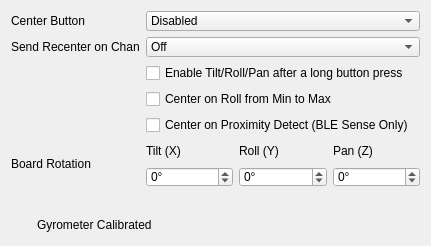
            <widget class="QWidget" name="tabGeneral">
             <attribute name="title">
              <string>General</string>
             </attribute>
             <layout class="QGridLayout" name="gridLayout_12">
              <item row="11" column="0" colspan="3">
               <layout class="QHBoxLayout" name="horizontalLayout_12">
                <item>
                 <widget class="Led" name="gyroLed" native="true">
                  <property name="sizePolicy">
                   <sizepolicy hsizetype="Fixed" vsizetype="Fixed">
                    <horstretch>0</horstretch>
                    <verstretch>0</verstretch>
                   </sizepolicy>
                  </property>
                  <property name="minimumSize">
                   <size>
                    <width>20</width>
                    <height>20</height>
                   </size>
                  </property>
                  <property name="maximumSize">
                   <size>
                    <width>20</width>
                    <height>20</height>
                   </size>
                  </property>
                  <layout class="QHBoxLayout" name="horizontalLayout_4"/>
                 </widget>
                </item>
                <item>
                 <widget class="QLabel" name="lblGyroCal">
                  <property name="minimumSize">
                   <size>
                    <width>0</width>
                    <height>20</height>
                   </size>
                  </property>
                  <property name="maximumSize">
                   <size>
                    <width>16777215</width>
                    <height>20</height>
                   </size>
                  </property>
                  <property name="toolTip">
                   <string>&lt;html&gt;&lt;head/&gt;&lt;body&gt;&lt;p&gt;&lt;span style=&quot; font-size:10pt; font-weight:700;&quot;&gt;To Calibrate the Gyro,&lt;/span&gt;&lt;br/&gt;Place the board on a stable surface and do not touch it for 2 seconds. Do this after every power up.&lt;/p&gt;&lt;/body&gt;&lt;/html&gt;</string>
                  </property>
                  <property name="text">
                   <string>Gyrometer Calibrated</string>
                  </property>
                 </widget>
                </item>
               </layout>
              </item>
              <item row="1" column="0">
               <widget class="QLabel" name="alertSignal">
                <property name="sizePolicy">
                 <sizepolicy hsizetype="Maximum" vsizetype="Preferred">
                  <horstretch>0</horstretch>
                  <verstretch>0</verstretch>
                 </sizepolicy>
                </property>
                <property name="minimumSize">
                 <size>
                  <width>0</width>
                  <height>20</height>
                 </size>
                </property>
                <property name="maximumSize">
                 <size>
                  <width>16777215</width>
                  <height>20</height>
                 </size>
                </property>
                <property name="text">
                 <string>Send Recenter on Chan</string>
                </property>
               </widget>
              </item>
              <item row="5" column="0">
               <widget class="QLabel" name="label_15">
                <property name="sizePolicy">
                 <sizepolicy hsizetype="Maximum" vsizetype="Preferred">
                  <horstretch>0</horstretch>
                  <verstretch>0</verstretch>
                 </sizepolicy>
                </property>
                <property name="minimumSize">
                 <size>
                  <width>0</width>
                  <height>40</height>
                 </size>
                </property>
                <property name="maximumSize">
                 <size>
                  <width>16777215</width>
                  <height>40</height>
                 </size>
                </property>
                <property name="text">
                 <string>Board Rotation</string>
                </property>
               </widget>
              </item>
              <item row="3" column="1">
               <widget class="QCheckBox" name="chkRstOnTlt">
                <property name="minimumSize">
                 <size>
                  <width>0</width>
                  <height>20</height>
                 </size>
                </property>
                <property name="maximumSize">
                 <size>
                  <width>16777215</width>
                  <height>20</height>
                 </size>
                </property>
                <property name="toolTip">
                 <string>&lt;html&gt;&lt;head/&gt;&lt;body&gt;&lt;p&gt;Allows you to recenter using roll output. Set your gain on roll below so that you can hit the minimum and maximum easily. When you roll back and forth from min to maxium will cause a Reset Center after a delay&lt;/p&gt;&lt;/body&gt;&lt;/html&gt;</string>
                </property>
                <property name="text">
                 <string>Center on Roll from Min to Max</string>
                </property>
               </widget>
              </item>
              <item row="9" column="0" colspan="3">
               <spacer name="verticalSpacer_6">
                <property name="orientation">
                 <enum>Qt::Orientation::Vertical</enum>
                </property>
                <property name="sizeHint" stdset="0">
                 <size>
                  <width>20</width>
                  <height>20</height>
                 </size>
                </property>
               </spacer>
              </item>
              <item row="0" column="1" colspan="2">
               <widget class="QComboBox" name="cmbButtonPin">
                <property name="sizePolicy">
                 <sizepolicy hsizetype="Preferred" vsizetype="Fixed">
                  <horstretch>0</horstretch>
                  <verstretch>20</verstretch>
                 </sizepolicy>
                </property>
                <property name="minimumSize">
                 <size>
                  <width>0</width>
                  <height>20</height>
                 </size>
                </property>
                <property name="toolTip">
                 <string>&lt;html&gt;&lt;head/&gt;&lt;body&gt;&lt;p&gt;Choose the pin you want to wire your center button to here&lt;/p&gt;&lt;/body&gt;&lt;/html&gt;</string>
                </property>
                <item>
                 <property name="text">
                  <string>Disabled</string>
                 </property>
                </item>
                <item>
                 <property name="text">
                  <string>D2</string>
                 </property>
                </item>
                <item>
                 <property name="text">
                  <string>D3</string>
                 </property>
                </item>
                <item>
                 <property name="text">
                  <string>D4</string>
                 </property>
                </item>
                <item>
                 <property name="text">
                  <string>D5</string>
                 </property>
                </item>
                <item>
                 <property name="text">
                  <string>D6</string>
                 </property>
                </item>
                <item>
                 <property name="text">
                  <string>D7</string>
                 </property>
                </item>
                <item>
                 <property name="text">
                  <string>D8</string>
                 </property>
                </item>
                <item>
                 <property name="text">
                  <string>D9</string>
                 </property>
                </item>
                <item>
                 <property name="text">
                  <string>D10</string>
                 </property>
                </item>
                <item>
                 <property name="text">
                  <string>D11</string>
                 </property>
                </item>
                <item>
                 <property name="text">
                  <string>D12</string>
                 </property>
                </item>
               </widget>
              </item>
              <item row="2" column="1">
               <widget class="QCheckBox" name="chkLngBttnPress">
                <property name="minimumSize">
                 <size>
                  <width>0</width>
                  <height>20</height>
                 </size>
                </property>
                <property name="maximumSize">
                 <size>
                  <width>16777215</width>
                  <height>20</height>
                 </size>
                </property>
                <property name="toolTip">
                 <string>&lt;html&gt;&lt;head/&gt;&lt;body&gt;&lt;p&gt;This function allows you to enable the tilt/roll/pan outputs after a long press of the reset button. Another long press will disable the output&lt;/p&gt;&lt;/body&gt;&lt;/html&gt;</string>
                </property>
                <property name="text">
                 <string>Enable Tilt/Roll/Pan after a long button press</string>
                </property>
               </widget>
              </item>
              <item row="0" column="0">
               <widget class="QLabel" name="lblButtonPin">
                <property name="sizePolicy">
                 <sizepolicy hsizetype="Maximum" vsizetype="Preferred">
                  <horstretch>0</horstretch>
                  <verstretch>0</verstretch>
                 </sizepolicy>
                </property>
                <property name="minimumSize">
                 <size>
                  <width>0</width>
                  <height>20</height>
                 </size>
                </property>
                <property name="maximumSize">
                 <size>
                  <width>16777215</width>
                  <height>20</height>
                 </size>
                </property>
                <property name="text">
                 <string>Center Button</string>
                </property>
               </widget>
              </item>
              <item row="1" column="1" colspan="2">
               <widget class="QComboBox" name="cmbalertchn">
                <property name="minimumSize">
                 <size>
                  <width>0</width>
                  <height>20</height>
                 </size>
                </property>
                <property name="maximumSize">
                 <size>
                  <width>16777215</width>
                  <height>20</height>
                 </size>
                </property>
                <property name="toolTip">
                 <string>&lt;html&gt;&lt;head/&gt;&lt;body&gt;&lt;p&gt;When center is pressed this will pulse this channel. Used to notify your radio when centered.&lt;/p&gt;&lt;/body&gt;&lt;/html&gt;</string>
                </property>
                <item>
                 <property name="text">
                  <string>Off</string>
                 </property>
                </item>
                <item>
                 <property name="text">
                  <string>1</string>
                 </property>
                </item>
                <item>
                 <property name="text">
                  <string>2</string>
                 </property>
                </item>
                <item>
                 <property name="text">
                  <string>3</string>
                 </property>
                </item>
                <item>
                 <property name="text">
                  <string>4</string>
                 </property>
                </item>
                <item>
                 <property name="text">
                  <string>5</string>
                 </property>
                </item>
                <item>
                 <property name="text">
                  <string>6</string>
                 </property>
                </item>
                <item>
                 <property name="text">
                  <string>7</string>
                 </property>
                </item>
                <item>
                 <property name="text">
                  <string>8</string>
                 </property>
                </item>
                <item>
                 <property name="text">
                  <string>9</string>
                 </property>
                </item>
                <item>
                 <property name="text">
                  <string>10</string>
                 </property>
                </item>
                <item>
                 <property name="text">
                  <string>11</string>
                 </property>
                </item>
                <item>
                 <property name="text">
                  <string>12</string>
                 </property>
                </item>
                <item>
                 <property name="text">
                  <string>13</string>
                 </property>
                </item>
                <item>
                 <property name="text">
                  <string>14</string>
                 </property>
                </item>
                <item>
                 <property name="text">
                  <string>15</string>
                 </property>
                </item>
                <item>
                 <property name="text">
                  <string>16</string>
                 </property>
                </item>
               </widget>
              </item>
              <item row="4" column="1">
               <widget class="QCheckBox" name="chkResetCenterWave">
                <property name="minimumSize">
                 <size>
                  <width>0</width>
                  <height>20</height>
                 </size>
                </property>
                <property name="maximumSize">
                 <size>
                  <width>16777215</width>
                  <height>20</height>
                 </size>
                </property>
                <property name="toolTip">
                 <string>&lt;html&gt;&lt;head/&gt;&lt;body&gt;&lt;p&gt;Sets the output channel you want tilt on&lt;/p&gt;&lt;/body&gt;&lt;/html&gt;</string>
                </property>
                <property name="text">
                 <string>Center on Proximity Detect (BLE Sense Only)</string>
                </property>
               </widget>
              </item>
              <item row="5" column="1" colspan="2">
               <layout class="QGridLayout" name="gridLayout_7">
                <item row="2" column="0">
                 <widget class="QLabel" name="label_45">
                  <property name="minimumSize">
                   <size>
                    <width>0</width>
                    <height>20</height>
                   </size>
                  </property>
                  <property name="maximumSize">
                   <size>
                    <width>16777215</width>
                    <height>20</height>
                   </size>
                  </property>
                  <property name="toolTip">
                   <string>&lt;html&gt;&lt;head/&gt;&lt;body&gt;&lt;p&gt;Please see the video online &lt;span style=&quot; font-weight:700;&quot;&gt;Help-&amp;gt;Online Help -&amp;gt; GUI Setup -&amp;gt; General&lt;/span&gt; for an explanation&lt;/p&gt;&lt;/body&gt;&lt;/html&gt;</string>
                  </property>
                  <property name="text">
                   <string>Tilt (X)</string>
                  </property>
                 </widget>
                </item>
                <item row="3" column="2">
                 <widget class="QSpinBox" name="spnRotZ">
                  <property name="minimumSize">
                   <size>
                    <width>0</width>
                    <height>20</height>
                   </size>
                  </property>
                  <property name="maximumSize">
                   <size>
                    <width>16777215</width>
                    <height>20</height>
                   </size>
                  </property>
                  <property name="toolTip">
                   <string>&lt;html&gt;&lt;head/&gt;&lt;body&gt;&lt;p&gt;Please see the video online &lt;span style=&quot; font-weight:700;&quot;&gt;Help-&amp;gt;Online Help -&amp;gt; GUI Setup -&amp;gt; General&lt;/span&gt; for an explanation&lt;/p&gt;&lt;/body&gt;&lt;/html&gt;</string>
                  </property>
                  <property name="suffix">
                   <string>°</string>
                  </property>
                  <property name="minimum">
                   <number>-360</number>
                  </property>
                  <property name="maximum">
                   <number>360</number>
                  </property>
                 </widget>
                </item>
                <item row="3" column="1">
                 <widget class="QSpinBox" name="spnRotY">
                  <property name="minimumSize">
                   <size>
                    <width>0</width>
                    <height>20</height>
                   </size>
                  </property>
                  <property name="maximumSize">
                   <size>
                    <width>16777215</width>
                    <height>20</height>
                   </size>
                  </property>
                  <property name="toolTip">
                   <string>&lt;html&gt;&lt;head/&gt;&lt;body&gt;&lt;p&gt;Please see the video online &lt;span style=&quot; font-weight:700;&quot;&gt;Help-&amp;gt;Online Help -&amp;gt; GUI Setup -&amp;gt; General&lt;/span&gt; for an explanation&lt;/p&gt;&lt;/body&gt;&lt;/html&gt;</string>
                  </property>
                  <property name="suffix">
                   <string>°</string>
                  </property>
                  <property name="minimum">
                   <number>-360</number>
                  </property>
                  <property name="maximum">
                   <number>360</number>
                  </property>
                 </widget>
                </item>
                <item row="2" column="2">
                 <widget class="QLabel" name="label_47">
                  <property name="minimumSize">
                   <size>
                    <width>0</width>
                    <height>20</height>
                   </size>
                  </property>
                  <property name="maximumSize">
                   <size>
                    <width>16777215</width>
                    <height>20</height>
                   </size>
                  </property>
                  <property name="toolTip">
                   <string>&lt;html&gt;&lt;head/&gt;&lt;body&gt;&lt;p&gt;Please see the video online &lt;span style=&quot; font-weight:700;&quot;&gt;Help-&amp;gt;Online Help -&amp;gt; GUI Setup -&amp;gt; General&lt;/span&gt; for an explanation&lt;/p&gt;&lt;/body&gt;&lt;/html&gt;</string>
                  </property>
                  <property name="text">
                   <string>Pan (Z)</string>
                  </property>
                 </widget>
                </item>
                <item row="3" column="0">
                 <widget class="QSpinBox" name="spnRotX">
                  <property name="minimumSize">
                   <size>
                    <width>0</width>
                    <height>20</height>
                   </size>
                  </property>
                  <property name="maximumSize">
                   <size>
                    <width>16777215</width>
                    <height>20</height>
                   </size>
                  </property>
                  <property name="toolTip">
                   <string>&lt;html&gt;&lt;head/&gt;&lt;body&gt;&lt;p&gt;Please see the video online &lt;span style=&quot; font-weight:700;&quot;&gt;Help-&amp;gt;Online Help -&amp;gt; GUI Setup -&amp;gt; General&lt;/span&gt; for an explanation&lt;/p&gt;&lt;/body&gt;&lt;/html&gt;</string>
                  </property>
                  <property name="suffix">
                   <string>°</string>
                  </property>
                  <property name="minimum">
                   <number>-360</number>
                  </property>
                  <property name="maximum">
                   <number>360</number>
                  </property>
                 </widget>
                </item>
                <item row="2" column="1">
                 <widget class="QLabel" name="label_46">
                  <property name="minimumSize">
                   <size>
                    <width>0</width>
                    <height>20</height>
                   </size>
                  </property>
                  <property name="maximumSize">
                   <size>
                    <width>16777215</width>
                    <height>20</height>
                   </size>
                  </property>
                  <property name="toolTip">
                   <string>&lt;html&gt;&lt;head/&gt;&lt;body&gt;&lt;p&gt;Please see the video online &lt;span style=&quot; font-weight:700;&quot;&gt;Help-&amp;gt;Online Help -&amp;gt; GUI Setup -&amp;gt; General&lt;/span&gt; for an explanation&lt;/p&gt;&lt;/body&gt;&lt;/html&gt;</string>
                  </property>
                  <property name="text">
                   <string>Roll (Y)</string>
                  </property>
                 </widget>
                </item>
               </layout>
              </item>
             </layout>
            </widget>
